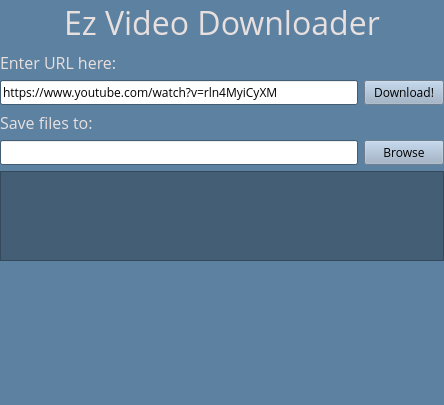
<?xml version="1.0" encoding="UTF-8"?>
<ui version="4.0">
 <class>MainWindow</class>
 <widget class="QMainWindow" name="MainWindow">
  <property name="geometry">
   <rect>
    <x>0</x>
    <y>0</y>
    <width>444</width>
    <height>405</height>
   </rect>
  </property>
  <property name="palette">
   <palette>
    <active>
     <colorrole role="WindowText">
      <brush brushstyle="SolidPattern">
       <color alpha="255">
        <red>232</red>
        <green>224</green>
        <blue>223</blue>
       </color>
      </brush>
     </colorrole>
     <colorrole role="Button">
      <brush brushstyle="SolidPattern">
       <color alpha="255">
        <red>92</red>
        <green>129</green>
        <blue>161</blue>
       </color>
      </brush>
     </colorrole>
     <colorrole role="Light">
      <brush brushstyle="SolidPattern">
       <color alpha="255">
        <red>138</red>
        <green>194</green>
        <blue>242</blue>
       </color>
      </brush>
     </colorrole>
     <colorrole role="Midlight">
      <brush brushstyle="SolidPattern">
       <color alpha="255">
        <red>115</red>
        <green>161</green>
        <blue>201</blue>
       </color>
      </brush>
     </colorrole>
     <colorrole role="Dark">
      <brush brushstyle="SolidPattern">
       <color alpha="255">
        <red>46</red>
        <green>64</green>
        <blue>80</blue>
       </color>
      </brush>
     </colorrole>
     <colorrole role="Mid">
      <brush brushstyle="SolidPattern">
       <color alpha="255">
        <red>61</red>
        <green>86</green>
        <blue>107</blue>
       </color>
      </brush>
     </colorrole>
     <colorrole role="Text">
      <brush brushstyle="SolidPattern">
       <color alpha="255">
        <red>0</red>
        <green>0</green>
        <blue>0</blue>
       </color>
      </brush>
     </colorrole>
     <colorrole role="BrightText">
      <brush brushstyle="SolidPattern">
       <color alpha="255">
        <red>255</red>
        <green>255</green>
        <blue>255</blue>
       </color>
      </brush>
     </colorrole>
     <colorrole role="ButtonText">
      <brush brushstyle="SolidPattern">
       <color alpha="255">
        <red>0</red>
        <green>0</green>
        <blue>0</blue>
       </color>
      </brush>
     </colorrole>
     <colorrole role="Base">
      <brush brushstyle="SolidPattern">
       <color alpha="255">
        <red>255</red>
        <green>255</green>
        <blue>255</blue>
       </color>
      </brush>
     </colorrole>
     <colorrole role="Window">
      <brush brushstyle="SolidPattern">
       <color alpha="255">
        <red>92</red>
        <green>129</green>
        <blue>161</blue>
       </color>
      </brush>
     </colorrole>
     <colorrole role="Shadow">
      <brush brushstyle="SolidPattern">
       <color alpha="255">
        <red>0</red>
        <green>0</green>
        <blue>0</blue>
       </color>
      </brush>
     </colorrole>
     <colorrole role="AlternateBase">
      <brush brushstyle="SolidPattern">
       <color alpha="255">
        <red>173</red>
        <green>192</green>
        <blue>208</blue>
       </color>
      </brush>
     </colorrole>
     <colorrole role="ToolTipBase">
      <brush brushstyle="SolidPattern">
       <color alpha="255">
        <red>255</red>
        <green>255</green>
        <blue>220</blue>
       </color>
      </brush>
     </colorrole>
     <colorrole role="ToolTipText">
      <brush brushstyle="SolidPattern">
       <color alpha="255">
        <red>0</red>
        <green>0</green>
        <blue>0</blue>
       </color>
      </brush>
     </colorrole>
    </active>
    <inactive>
     <colorrole role="WindowText">
      <brush brushstyle="SolidPattern">
       <color alpha="255">
        <red>232</red>
        <green>224</green>
        <blue>223</blue>
       </color>
      </brush>
     </colorrole>
     <colorrole role="Button">
      <brush brushstyle="SolidPattern">
       <color alpha="255">
        <red>92</red>
        <green>129</green>
        <blue>161</blue>
       </color>
      </brush>
     </colorrole>
     <colorrole role="Light">
      <brush brushstyle="SolidPattern">
       <color alpha="255">
        <red>138</red>
        <green>194</green>
        <blue>242</blue>
       </color>
      </brush>
     </colorrole>
     <colorrole role="Midlight">
      <brush brushstyle="SolidPattern">
       <color alpha="255">
        <red>115</red>
        <green>161</green>
        <blue>201</blue>
       </color>
      </brush>
     </colorrole>
     <colorrole role="Dark">
      <brush brushstyle="SolidPattern">
       <color alpha="255">
        <red>46</red>
        <green>64</green>
        <blue>80</blue>
       </color>
      </brush>
     </colorrole>
     <colorrole role="Mid">
      <brush brushstyle="SolidPattern">
       <color alpha="255">
        <red>61</red>
        <green>86</green>
        <blue>107</blue>
       </color>
      </brush>
     </colorrole>
     <colorrole role="Text">
      <brush brushstyle="SolidPattern">
       <color alpha="255">
        <red>0</red>
        <green>0</green>
        <blue>0</blue>
       </color>
      </brush>
     </colorrole>
     <colorrole role="BrightText">
      <brush brushstyle="SolidPattern">
       <color alpha="255">
        <red>255</red>
        <green>255</green>
        <blue>255</blue>
       </color>
      </brush>
     </colorrole>
     <colorrole role="ButtonText">
      <brush brushstyle="SolidPattern">
       <color alpha="255">
        <red>0</red>
        <green>0</green>
        <blue>0</blue>
       </color>
      </brush>
     </colorrole>
     <colorrole role="Base">
      <brush brushstyle="SolidPattern">
       <color alpha="255">
        <red>255</red>
        <green>255</green>
        <blue>255</blue>
       </color>
      </brush>
     </colorrole>
     <colorrole role="Window">
      <brush brushstyle="SolidPattern">
       <color alpha="255">
        <red>92</red>
        <green>129</green>
        <blue>161</blue>
       </color>
      </brush>
     </colorrole>
     <colorrole role="Shadow">
      <brush brushstyle="SolidPattern">
       <color alpha="255">
        <red>0</red>
        <green>0</green>
        <blue>0</blue>
       </color>
      </brush>
     </colorrole>
     <colorrole role="AlternateBase">
      <brush brushstyle="SolidPattern">
       <color alpha="255">
        <red>173</red>
        <green>192</green>
        <blue>208</blue>
       </color>
      </brush>
     </colorrole>
     <colorrole role="ToolTipBase">
      <brush brushstyle="SolidPattern">
       <color alpha="255">
        <red>255</red>
        <green>255</green>
        <blue>220</blue>
       </color>
      </brush>
     </colorrole>
     <colorrole role="ToolTipText">
      <brush brushstyle="SolidPattern">
       <color alpha="255">
        <red>0</red>
        <green>0</green>
        <blue>0</blue>
       </color>
      </brush>
     </colorrole>
    </inactive>
    <disabled>
     <colorrole role="WindowText">
      <brush brushstyle="SolidPattern">
       <color alpha="255">
        <red>46</red>
        <green>64</green>
        <blue>80</blue>
       </color>
      </brush>
     </colorrole>
     <colorrole role="Button">
      <brush brushstyle="SolidPattern">
       <color alpha="255">
        <red>92</red>
        <green>129</green>
        <blue>161</blue>
       </color>
      </brush>
     </colorrole>
     <colorrole role="Light">
      <brush brushstyle="SolidPattern">
       <color alpha="255">
        <red>138</red>
        <green>194</green>
        <blue>242</blue>
       </color>
      </brush>
     </colorrole>
     <colorrole role="Midlight">
      <brush brushstyle="SolidPattern">
       <color alpha="255">
        <red>115</red>
        <green>161</green>
        <blue>201</blue>
       </color>
      </brush>
     </colorrole>
     <colorrole role="Dark">
      <brush brushstyle="SolidPattern">
       <color alpha="255">
        <red>46</red>
        <green>64</green>
        <blue>80</blue>
       </color>
      </brush>
     </colorrole>
     <colorrole role="Mid">
      <brush brushstyle="SolidPattern">
       <color alpha="255">
        <red>61</red>
        <green>86</green>
        <blue>107</blue>
       </color>
      </brush>
     </colorrole>
     <colorrole role="Text">
      <brush brushstyle="SolidPattern">
       <color alpha="255">
        <red>46</red>
        <green>64</green>
        <blue>80</blue>
       </color>
      </brush>
     </colorrole>
     <colorrole role="BrightText">
      <brush brushstyle="SolidPattern">
       <color alpha="255">
        <red>255</red>
        <green>255</green>
        <blue>255</blue>
       </color>
      </brush>
     </colorrole>
     <colorrole role="ButtonText">
      <brush brushstyle="SolidPattern">
       <color alpha="255">
        <red>46</red>
        <green>64</green>
        <blue>80</blue>
       </color>
      </brush>
     </colorrole>
     <colorrole role="Base">
      <brush brushstyle="SolidPattern">
       <color alpha="255">
        <red>92</red>
        <green>129</green>
        <blue>161</blue>
       </color>
      </brush>
     </colorrole>
     <colorrole role="Window">
      <brush brushstyle="SolidPattern">
       <color alpha="255">
        <red>92</red>
        <green>129</green>
        <blue>161</blue>
       </color>
      </brush>
     </colorrole>
     <colorrole role="Shadow">
      <brush brushstyle="SolidPattern">
       <color alpha="255">
        <red>0</red>
        <green>0</green>
        <blue>0</blue>
       </color>
      </brush>
     </colorrole>
     <colorrole role="AlternateBase">
      <brush brushstyle="SolidPattern">
       <color alpha="255">
        <red>92</red>
        <green>129</green>
        <blue>161</blue>
       </color>
      </brush>
     </colorrole>
     <colorrole role="ToolTipBase">
      <brush brushstyle="SolidPattern">
       <color alpha="255">
        <red>255</red>
        <green>255</green>
        <blue>220</blue>
       </color>
      </brush>
     </colorrole>
     <colorrole role="ToolTipText">
      <brush brushstyle="SolidPattern">
       <color alpha="255">
        <red>0</red>
        <green>0</green>
        <blue>0</blue>
       </color>
      </brush>
     </colorrole>
    </disabled>
   </palette>
  </property>
  <property name="font">
   <font>
    <family>Open Sans</family>
   </font>
  </property>
  <property name="windowTitle">
   <string>Ez Video Downloader</string>
  </property>
  <widget class="QWidget" name="centralwidget">
   <property name="maximumSize">
    <size>
     <width>735</width>
     <height>428</height>
    </size>
   </property>
   <widget class="QWidget" name="verticalLayoutWidget">
    <property name="geometry">
     <rect>
      <x>0</x>
      <y>0</y>
      <width>444</width>
      <height>261</height>
     </rect>
    </property>
    <layout class="QVBoxLayout" name="verticalLayout">
     <item>
      <layout class="QHBoxLayout" name="titlebox">
       <item>
        <spacer name="horizontalSpacer">
         <property name="orientation">
          <enum>Qt::Horizontal</enum>
         </property>
         <property name="sizeHint" stdset="0">
          <size>
           <width>40</width>
           <height>20</height>
          </size>
         </property>
        </spacer>
       </item>
       <item>
        <widget class="QLabel" name="title">
         <property name="font">
          <font>
           <pointsize>24</pointsize>
          </font>
         </property>
         <property name="text">
          <string>Ez Video Downloader</string>
         </property>
        </widget>
       </item>
       <item>
        <spacer name="horizontalSpacer_2">
         <property name="orientation">
          <enum>Qt::Horizontal</enum>
         </property>
         <property name="sizeHint" stdset="0">
          <size>
           <width>40</width>
           <height>20</height>
          </size>
         </property>
        </spacer>
       </item>
      </layout>
     </item>
     <item>
      <spacer name="verticalSpacer">
       <property name="orientation">
        <enum>Qt::Vertical</enum>
       </property>
       <property name="sizeHint" stdset="0">
        <size>
         <width>20</width>
         <height>40</height>
        </size>
       </property>
      </spacer>
     </item>
     <item alignment="Qt::AlignLeft|Qt::AlignBottom">
      <widget class="QLabel" name="url_here">
       <property name="font">
        <font>
         <pointsize>12</pointsize>
        </font>
       </property>
       <property name="text">
        <string>Enter URL here:</string>
       </property>
      </widget>
     </item>
     <item>
      <layout class="QHBoxLayout" name="input">
       <item>
        <widget class="QLineEdit" name="url">
         <property name="text">
          <string>https://www.youtube.com/watch?v=rln4MyiCyXM</string>
         </property>
        </widget>
       </item>
       <item>
        <widget class="QPushButton" name="download">
         <property name="styleSheet">
          <string notr="true">background-color: rgb(155, 176, 199);</string>
         </property>
         <property name="text">
          <string>Download!</string>
         </property>
         <property name="checkable">
          <bool>false</bool>
         </property>
         <property name="flat">
          <bool>false</bool>
         </property>
        </widget>
       </item>
      </layout>
     </item>
     <item>
      <widget class="QLabel" name="url_here_2">
       <property name="font">
        <font>
         <pointsize>12</pointsize>
        </font>
       </property>
       <property name="text">
        <string>Save files to:</string>
       </property>
      </widget>
     </item>
     <item>
      <layout class="QHBoxLayout" name="fold_input">
       <item>
        <widget class="QLineEdit" name="folder">
         <property name="text">
          <string/>
         </property>
         <property name="readOnly">
          <bool>true</bool>
         </property>
        </widget>
       </item>
       <item>
        <widget class="QPushButton" name="browse">
         <property name="styleSheet">
          <string notr="true">background-color: rgb(155, 176, 199);</string>
         </property>
         <property name="text">
          <string>Browse</string>
         </property>
        </widget>
       </item>
      </layout>
     </item>
     <item>
      <widget class="QPlainTextEdit" name="msg_box">
       <property name="font">
        <font>
         <family>DejaVu Sans Mono</family>
        </font>
       </property>
       <property name="styleSheet">
        <string notr="true">background-color: rgb(67, 94, 117);
color: rgb(232, 209, 192)</string>
       </property>
       <property name="readOnly">
        <bool>true</bool>
       </property>
      </widget>
     </item>
    </layout>
   </widget>
  </widget>
 </widget>
 <resources/>
 <connections/>
</ui>
